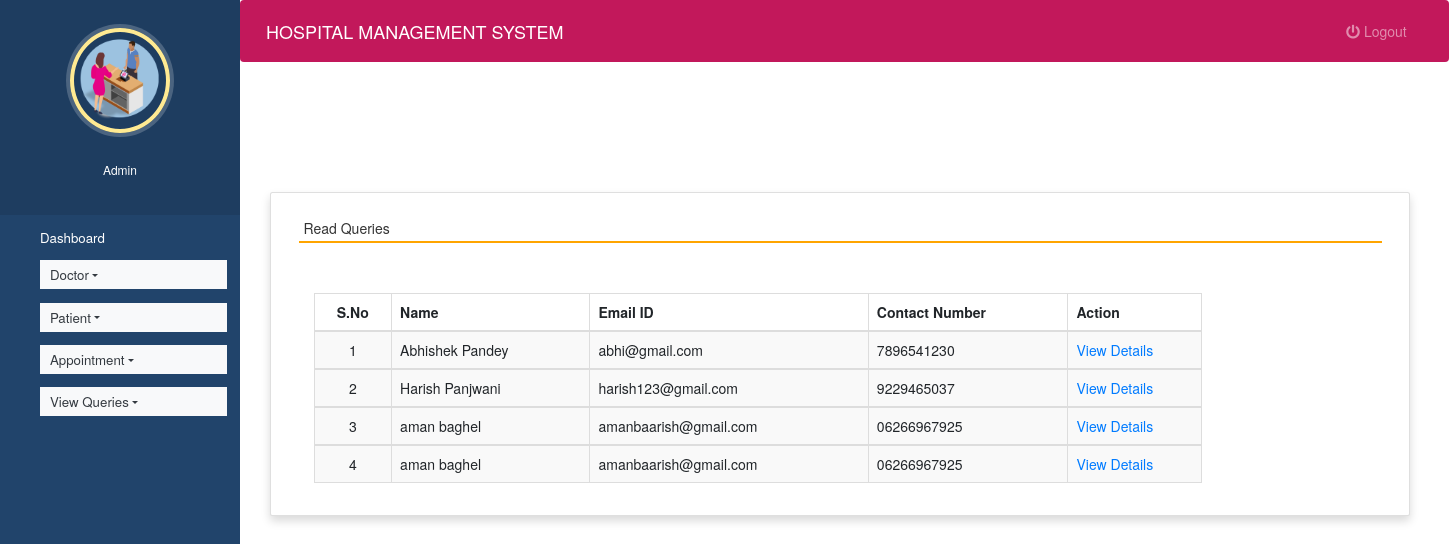
Screenshot of /read_queries (signed in) with the database file from the repository.
### hospitals/models.py (models this page shows, shortened)
class Contact(models.Model):
    name = models.CharField(max_length=100, null=True)
    contact = models.CharField(max_length=15, null=True)
    email = models.CharField(max_length=50, null=True)
    subject = models.CharField(max_length=100, null=True)
    message = models.CharField(max_length=300, null=True)
    msgdate = models.DateField(null=True)
    isread = models.CharField(max_length=10,null=True)

### hospitals/views.py (the view)
# urls.py: path('read_queries', read_queries, name='read_queries'),
def read_queries(request):
    if not request.user.is_authenticated:
        return redirect('login')
    contact = Contact.objects.filter(isread="yes")
    return render(request,'read_queries.html', locals())

### templates/read_queries.html (shortened to what this page needs)
{% extends 'admin_nav.html' %}
{% load static %}
{% block content %}
<head>
 <link rel="stylesheet" href="https://maxcdn.bootstrapcdn.com/bootstrap/3.4.1/css/bootstrap.min.css">
  <link rel="stylesheet" href="https://cdnjs.cloudflare.com/ajax/libs/font-awesome/4.7.0/css/font-awesome.min.css">
  <link rel="stylesheet" href="https://use.fontawesome.com/releases/v5.6.3/css/all.css">
</head>
<br><br><br><br>
<div class="container card shadow m-5">
    <div class="card-body">
        <h5 class="p-2" style="border-bottom: 2px solid orange">Read Queries</h5>
		<div class="container mt-5">
            <table id="example" class="table table-striped table-bordered" style="width:80%">
			<thead>
                                    <tr>
                                        <th class="text-center">S.No</th>
                                        <th class="d-none d-sm-table-cell">Name</th>
                                        <th class="d-none d-sm-table-cell">Email ID</th>
                                        <th class="d-none d-sm-table-cell">Contact Number</th>
                                        <th class="d-none d-sm-table-cell" style="width: 15%;">Action</th>
                                    </tr>
                                </thead>
                                {% for i in contact %}
                                <tbody>
                                    <tr>
                                        <td class="text-center">{{forloop.counter}}</td>
                                        <td class="font-w600">{{i.name}}</td>
                                        <td class="font-w600">{{i.email}}</td>
                                        <td class="font-w600">{{i.contact}}</td>
                                        <td class="font-w600"><a href="{% url 'view_queries' i.id %}" class="text-primary">View Details</a></td>
                                    </tr>
                                        {% endfor %}
                                </tbody>
            </table>
        </div>
    </div>
</div>
{% endblock content %}

### templates/admin_nav.html (shortened to what this page needs)
<!DOCTYPE html>
{% load static %}
<html lang="en">
<head>
  <link rel="stylesheet" href="https://stackpath.bootstrapcdn.com/bootstrap/4.3.1/css/bootstrap.min.css">
  <link rel="stylesheet" href="https://maxcdn.bootstrapcdn.com/font-awesome/4.7.0/css/font-awesome.min.css">
  <link rel="stylesheet" href="{% static 'style.css' %}">
</head>
<body>
  <nav class="menu" tabindex="0">
    <header class="avatar">
      <img src="{% static 'images/h8.png' %}" />
      <br><br>
      <h6 style="color : white">Admin</h6>
    </header>
    <ul>
      <li tabindex="0" class="icon-dashboard"> <a style="color:white; text-decoration:none;" href="{% url 'admin_home' %}"><span>Dashboard</span></a> </li>
      <li tabindex="0" class="nav-item dropdown icon-customers">
        <a href="" class="nav-link dropdown-toggle text-dark bg-light" id="navbardrop"
				data-toggle="dropdown" style="color:white; text-decoration:none;"> Doctor</a>
      </li>
      <li tabindex="0" class="nav-item dropdown icon-users">
        <a href="" class="nav-link dropdown-toggle text-dark bg-light" id="navbardrop"
				data-toggle="dropdown" style="color:white; text-decoration:none;"> Patient</a>
      </li>
      <li tabindex="0" class="nav-item dropdown icon-calendar">
        <a href="" class="nav-link dropdown-toggle text-dark bg-light" id="navbardrop"
				data-toggle="dropdown" style="color:white; text-decoration:none;"> Appointment</a>
      </li>
        <li tabindex="0" class="nav-item dropdown icon-calendar">
        <a href="" class="nav-link dropdown-toggle text-dark bg-light" id="navbardrop"
				data-toggle="dropdown" style="color:white; text-decoration:none;"> View Queries</a>
      </li>
    </ul>
  </nav>
  <main>
    <div class="bs-example">
      <nav class="navbar navbar-expand-md  navbar-dark fixed-top" style="background:#c2185b;">
        <a href="{% url 'admin_home' %}" class="navbar-brand">HOSPITAL MANAGEMENT SYSTEM</a>
        <div class="collapse navbar-collapse justify-content-between" id="navbarCollapse">
          <div class="navbar-nav" style=" margin-left: 90%;">
            <a href="{% url 'logout' %}" class="nav-item nav-link"><i class="fas fa-power-off"></i> Logout</a>
          </div>
        </div>
      </nav>
    </div>
    {% block content %}
    {% endblock content %}
  </main>
</body>
</html>

### hospitals/static/style.css (style rules this page uses)
body { padding-left: 240px; }
main { position: relative; height: 100vh; }
.menu { background: #21446B; height: 100vh; width: 240px; position: fixed; top: 0px; left: 0; z-index: 5; outline: none; }
.menu .avatar { background: rgba(0, 0, 0, 0.1); padding: 2em 0.5em; text-align: center; }
.menu .avatar img { width: 100px; border-radius: 50%; overflow: hidden; border: 4px solid #ffea92; box-shadow: 0 0 0 4px rgba(255, 255, 255, 0.2); }
.menu ul { list-style: none; padding: 0.5em 0; margin: 0; }
.menu ul li { padding: 0.5em 1em 0.5em 3em; font-size: 0.95em; font-weight: regular; background-repeat: no-repeat; background-position: left 15px center; background-size: auto 20px; transition: all 0.15s linear; cursor: pointer; }
.menu ul li.icon-dashboard { background-image: url("http://www.entypo.com/images//gauge.svg"); }
.menu ul li.icon-customers { background-image: url("http://www.entypo.com/images//briefcase.svg"); }
.menu ul li.icon-users { background-image: url("http://www.entypo.com/images//users.svg"); }
.menu ul li.icon-calendar { background-image: url("http://www.entypo.com/images//calendar.svg"); }

### templates/admin_nav.html (style rules this page uses)
a:link { text-decoration: none; }
a { color: white; }
body { padding-left: 240px; }
main { position: relative; height: 100vh; }
.menu { background: #21446B; height: 100vh; width: 240px; position: fixed; top: 0px; left: 0; z-index: 5; outline: none; }
.menu .avatar { background: rgba(0, 0, 0, 0.1); padding: 2em 0.5em; text-align: center; }
.menu .avatar img { width: 100px; border-radius: 50%; overflow: hidden; border: 4px solid #ffea92; box-shadow: 0 0 0 4px rgba(255, 255, 255, 0.2); }
.menu ul { list-style: none; padding: 0.5em 0; margin: 0; }
.menu ul li { padding: 0.5em 1em 0.5em 3em; font-size: 0.95em; font-weight: regular; background-repeat: no-repeat; background-position: left 15px center; background-size: auto 20px; transition: all 0.15s linear; cursor: pointer; }
.menu ul li.icon-dashboard { background-image: url("http://www.entypo.com/images//gauge.svg"); }
.menu ul li.icon-customers { background-image: url("http://www.entypo.com/images//briefcase.svg"); }
.menu ul li.icon-users { background-image: url("http://www.entypo.com/images//users.svg"); }
.menu ul li.icon-calendar { background-image: url("http://www.entypo.com/images//calendar.svg"); }

### rows the page displays
Contact: name "Abhishek Pandey", email "abhi@gmail.com", contact "7896541230"
Contact: name "Harish Panjwani", email "harish123@gmail.com", contact "9229465037"
Contact: name "aman baghel", email "amanbaarish@gmail.com", contact "06266967925"
Contact: name "aman baghel", email "amanbaarish@gmail.com", contact "06266967925"
